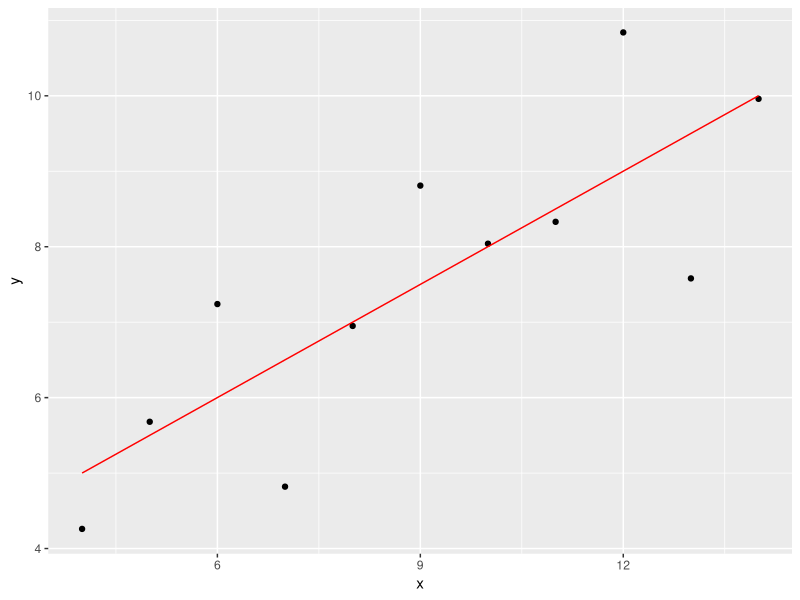
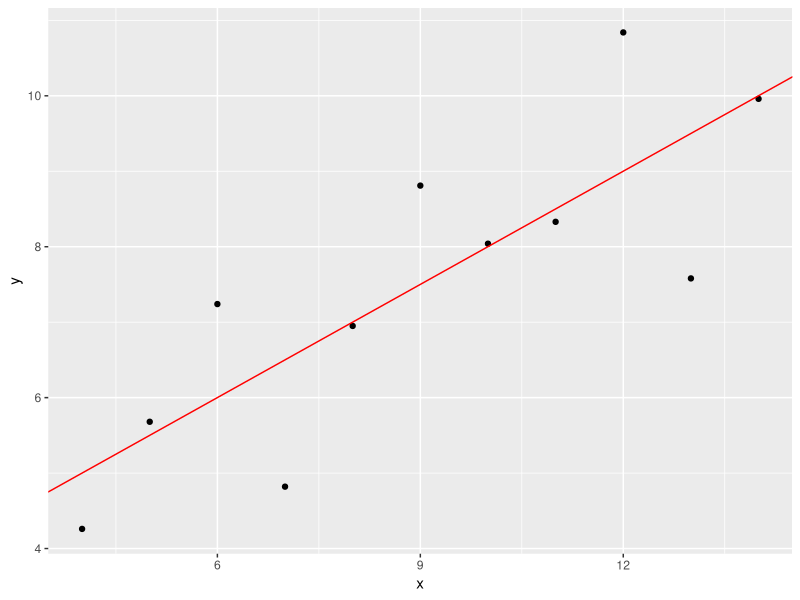
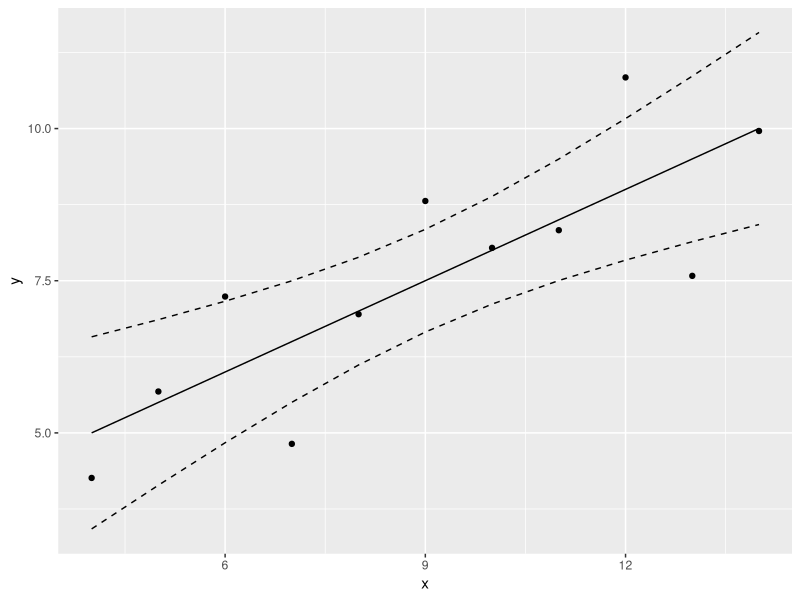
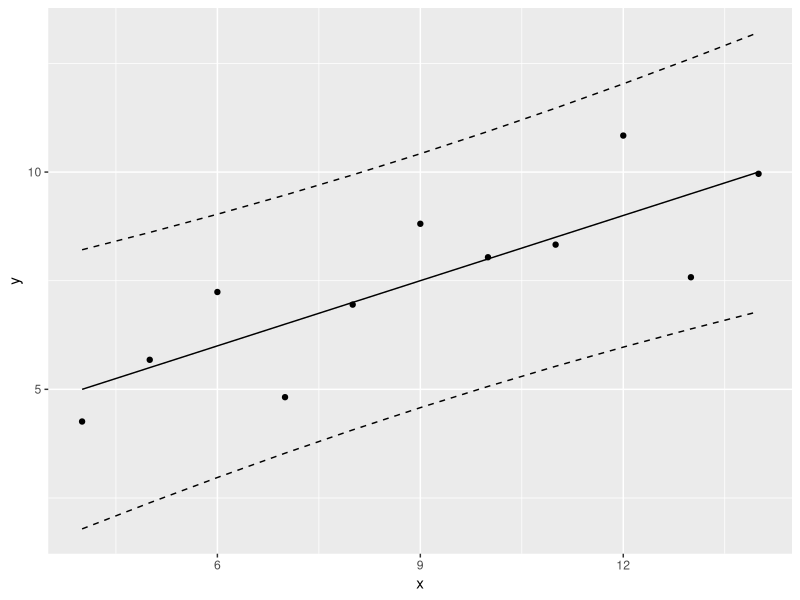
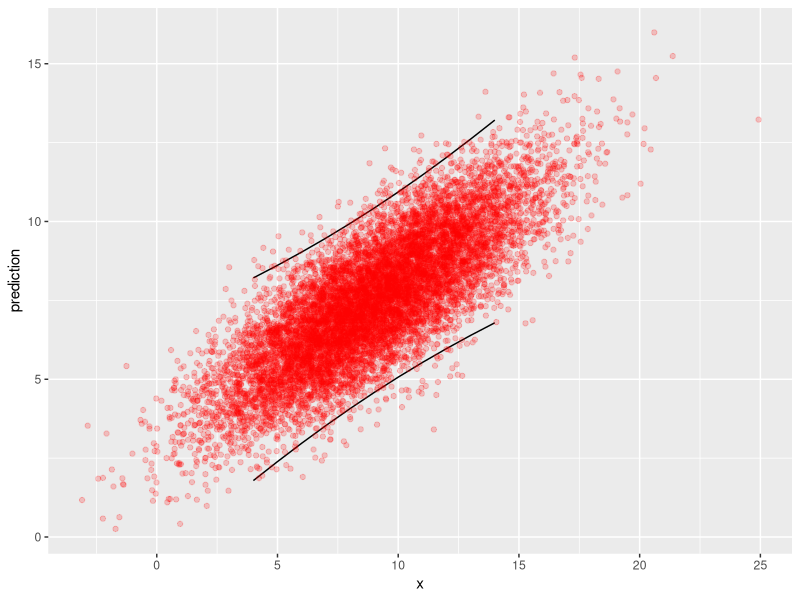
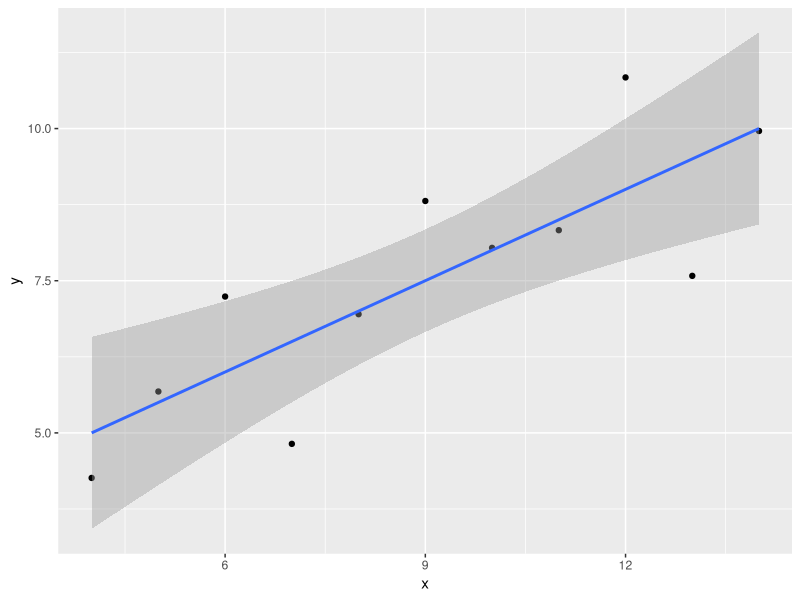
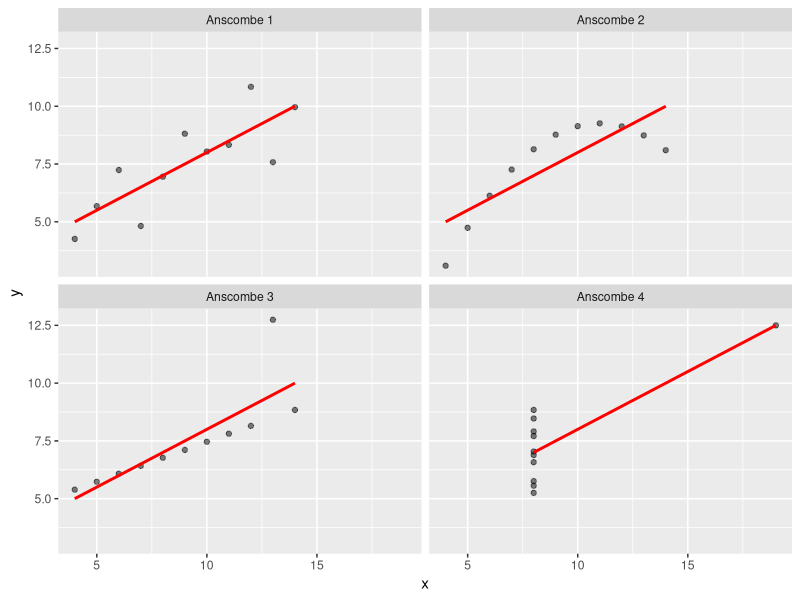
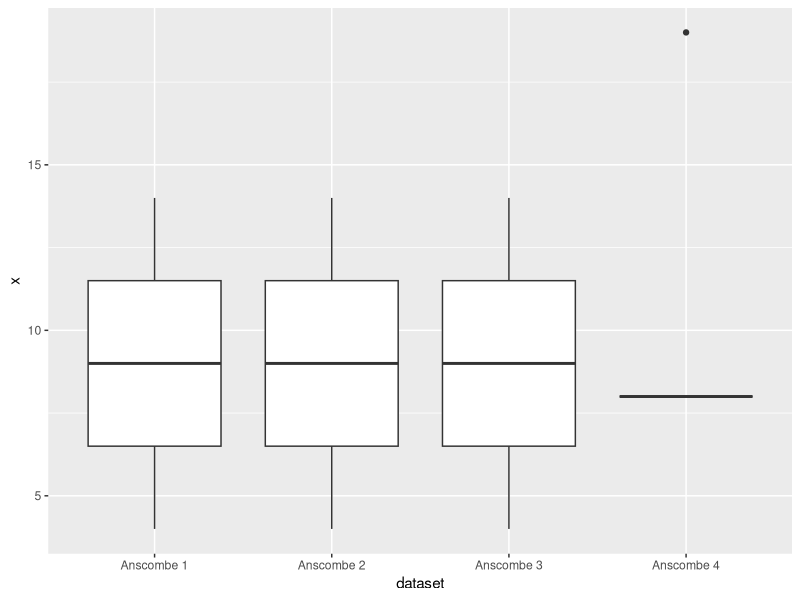

These figures' R source, in order:
## ---- chunk 1
library(ggplot2)
library(tidyverse)
## ---- chunk 2
dat <- read.csv("Data/anscombe/anscombe01.txt")

lm.anscombe1 <- lm(y ~ x, data = dat)
## ---- chunk 3
lm.anscombe1
## ---- chunk 4
summary(lm.anscombe1)
## ---- chunk 5
anova(lm.anscombe1)
## ---- chunk 6
fitted(lm.anscombe1)
residuals(lm.anscombe1)
## ---- chunk 7
coefficients(lm.anscombe1)
## ---- chunk 8
intercept <- coefficients(lm.anscombe1)[1]
slope <- coefficients(lm.anscombe1)[2]
## ---- chunk 9
dat$fitted <- fitted(lm.anscombe1)

ggplot(dat, aes(x = x, y = y)) +
  geom_point() +
  geom_line(aes(x = x, y = fitted), col = "red")
## ---- chunk 10
parameters <- coefficients(lm.anscombe1)

ggplot(dat, aes(x = x, y = y)) +
  geom_point() +
  geom_abline(intercept = parameters[1], slope = parameters[2], col="red")
## ---- chunk 11
predict(lm.anscombe1) # Similar to fitted(lm.anscombe1)
## ---- chunk 12
new.dat <- data.frame(x = c(1, 4, 6, 19))
predict(lm.anscombe1, newdata = new.dat)
## ---- chunk 13
predict(lm.anscombe1, interval = 'confidence')
## ---- chunk 14
lm.anscombe1 %>% 
  predict(., interval = 'confidence')
## ---- chunk 15
prediction.anscombe1 <- lm.anscombe1 %>%
  predict(., interval = 'confidence') %>%
  as.data.frame() %>%
  mutate(x = dat$x)

p <- ggplot(dat, aes(x = x, y = y)) +
  geom_point() +
  geom_line(data = prediction.anscombe1, aes(x = x, y = fit)) +
  geom_line(data = prediction.anscombe1, aes(x = x, y = upr), linetype = "dashed" ) +
  geom_line(data = prediction.anscombe1, aes(x = x, y = lwr), linetype = "dashed")
## ---- chunk 16
print(p)
## ---- chunk 17
prediction.anscombe1 <- lm.anscombe1 %>%
  predict(., interval = 'prediction') %>%
  as.data.frame() %>%
  mutate(x = dat$x)

p <- ggplot(dat, aes(x = x, y = y)) +
  geom_point() +
  geom_line(data = prediction.anscombe1, aes(x = x, y = fit)) +
  geom_line(data = prediction.anscombe1, aes(x = x, y = upr), linetype = "dashed" ) +
  geom_line(data = prediction.anscombe1, aes(x = x, y = lwr), linetype = "dashed")
## ---- chunk 18
print(p)
## ---- chunk 19
random.data <- data.frame(x = rnorm(10000, mean = mean(dat$x), sd = sd(dat$x)))
prediction <- predict(lm.anscombe1, newdata = random.data, se.fit = TRUE)

names(prediction)
## ---- chunk 20
head(prediction$fit) # Fitted values

head(prediction$se.fit) # Standard error (parameter uncertainty)

prediction$df # Degrees of freedom: df = (n - 2)

prediction$residual.scale # Residual variance sigma^2: y = b0 + b1 * x + N(0, sigma^2)
## ---- chunk 21
random.data$predicted <- prediction$fit + rnorm(10000, mean = 0, sd = prediction$residual.scale)

p <- ggplot(prediction.anscombe1) +
  geom_line(aes(x = x, y = upr)) +
  geom_line(aes(x = x, y = lwr)) +
  geom_point(data = random.data, aes(x = x, y = predicted), col = "red", alpha = 0.2) +
  labs(x = "x", y = "prediction")
## ---- chunk 22
print(p)
## ---- chunk 23
p <- ggplot(dat, aes(x = x, y = y)) +
  geom_point() +
  geom_smooth(method = "lm", se = TRUE, level = 0.95)
## ---- chunk 24
print(p)
## ---- chunk 25
anscombe.all <- read.csv("Data/anscombe_all.csv")

p <- ggplot(anscombe.all, aes(x = x, y = y)) +
            geom_point(alpha = 0.5) +
            geom_smooth(method = "lm", se = FALSE, col = 'red') +      
            facet_wrap(~ dataset)

## ---- chunk 26
print(p)
## ---- chunk 27
ggplot(anscombe.all, aes(x = dataset, y = x)) +
            geom_boxplot()

## ---- chunk 28
lm.anscombe1 <- anscombe.all %>% filter(dataset == "Anscombe 1") %>% lm(y ~ x, data = .)

diagnostics.anscombe1 <- data.frame(residuals = residuals(lm.anscombe1),
                                    fitted = fitted(lm.anscombe1))

p1 <- ggplot(data = diagnostics.anscombe1, aes(x = fitted, y = residuals)) +
  geom_point() +
  geom_hline(yintercept = 0, col = "red") +
  labs(title = "Anscombe 1")

lm.anscombe2 <- anscombe.all %>% filter(dataset == "Anscombe 2") %>% lm(y ~ x, data = .)

diagnostics.anscombe2 <- data.frame(residuals = residuals(lm.anscombe2),
                                    fitted = fitted(lm.anscombe2))

p2 <- ggplot(data = diagnostics.anscombe2, aes(x = fitted, y = residuals)) +
  geom_point() +
  geom_hline(yintercept = 0, col = "red") +
  labs(title = "Anscombe 2")
## ---- chunk 29
gridExtra::grid.arrange(p1, p2, ncol = 2)
## ---- chunk 30
diagnostics.anscombe1 <- diagnostics.anscombe1 %>% mutate(observation = 1:11)

p1 <- ggplot(data = diagnostics.anscombe1, aes(x = observation, y = residuals)) +
  geom_point() +
  geom_hline(yintercept = 0, col = "red") +
  labs(title = "Anscombe 1")


diagnostics.anscombe2 <- diagnostics.anscombe2 %>% mutate(observation = 1:11)

p2 <- ggplot(data = diagnostics.anscombe2, aes(x = observation, y = residuals)) +
  geom_point() +
  geom_hline(yintercept = 0, col = "red") +
  labs(title = "Anscombe 2")
## ---- chunk 31
gridExtra::grid.arrange(p1, p2, ncol = 2)
## ---- chunk 32
p1 <- ggplot(data = diagnostics.anscombe1, aes(x = residuals)) +
  geom_histogram() +
  labs(title = "Anscombe 1")

p2 <- ggplot(data = diagnostics.anscombe2, aes(x = residuals)) +
  geom_histogram() +
  labs(title = "Anscombe 2")
## ---- chunk 33
gridExtra::grid.arrange(p1, p2, ncol = 2)
## ---- chunk 34
p1 <- ggplot(diagnostics.anscombe1, aes(sample = residuals)) +
  stat_qq() +
  geom_abline(intercept = 0, slope = 1)

diagnostics.anscombe3 <- anscombe.all %>%
  filter(dataset == "Anscombe 3") %>%
  lm(y ~ x, data = .) %>% 
  residuals(.) %>%
  data.frame(residuals = .)

p3 <- ggplot(diagnostics.anscombe3, aes(sample = residuals)) +
  stat_qq() +
  geom_abline(intercept = 0, slope = 1)
## ---- chunk 35
gridExtra::grid.arrange(p1, p3, ncol = 2)
## ---- chunk 36
ggplot(anscombe.all, aes(x = x, y = y)) +
  geom_point(alpha=0.5) +
  geom_smooth(method = "lm", se = FALSE, col = 'red', lwd = 0.5) +
  facet_wrap(~dataset, scales = "free")
